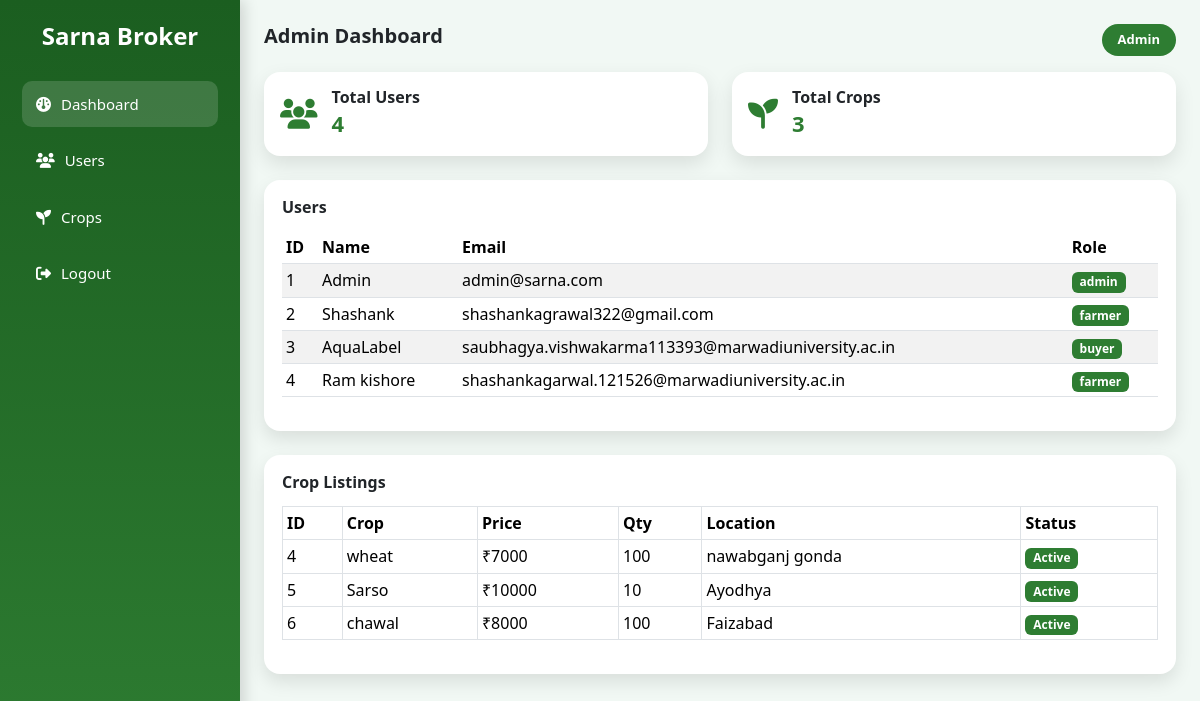
Page /admin (signed in) on the earlier database version.
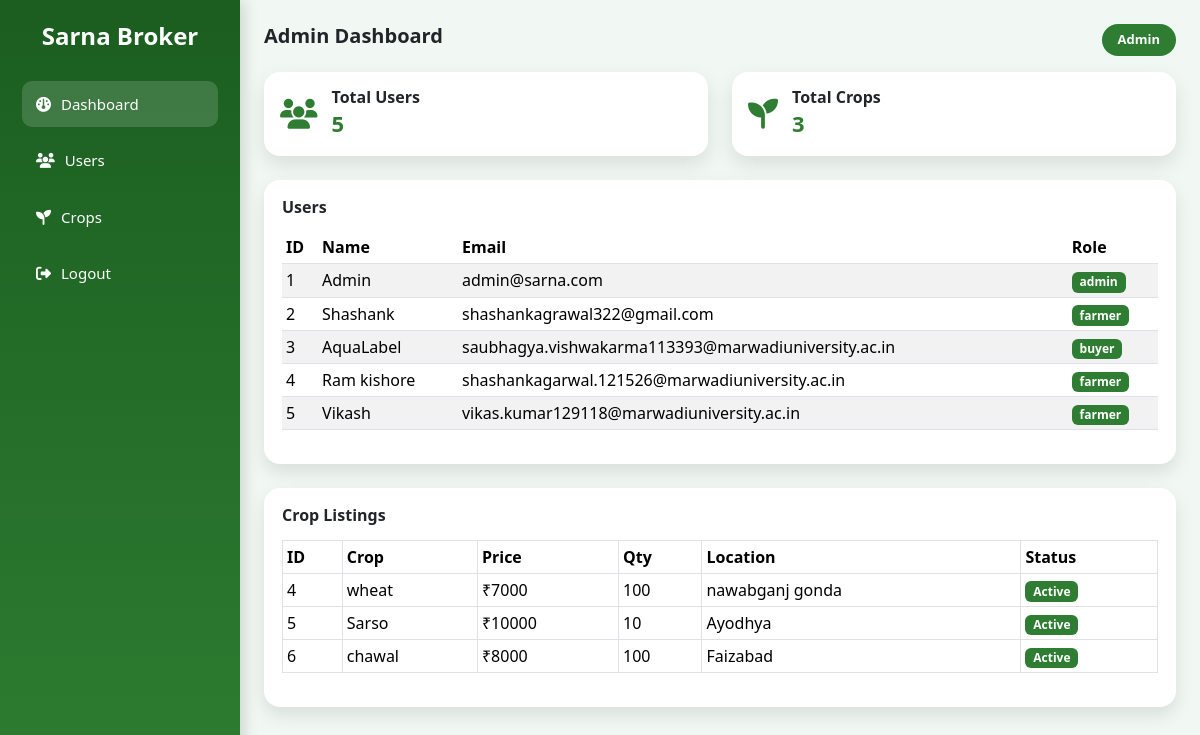
Same page on the later database version.
### tables this page shows
CREATE TABLE users (
        id INTEGER PRIMARY KEY AUTOINCREMENT,
        name TEXT,
        email TEXT UNIQUE,
        password TEXT,
        role TEXT
    );

CREATE TABLE crops (
        id INTEGER PRIMARY KEY AUTOINCREMENT,
        farmer_id INTEGER,
        crop TEXT,
        variety TEXT,
        price INTEGER,
        quantity INTEGER,
        location TEXT,
        image TEXT,
        sold INTEGER DEFAULT 0
    );

### app.py (the view)
@app.route("/admin")
def admin():
    if session.get("role") != "admin":
        return redirect("/")
    con = get_db()
    cur = con.cursor()
    cur.execute("SELECT * FROM users")
    users = cur.fetchall()
    cur.execute("SELECT * FROM crops")
    crops = cur.fetchall()
    con.close()
    return render_template("admin.html", users=users, crops=crops)

### app.py (called while the page is built)
def get_db():
    return sqlite3.connect(
        "database.db",
        timeout=10,
        check_same_thread=False
    )

### templates/admin.html (shortened to what this page needs)
<!DOCTYPE html>
<html lang="en">
<head>
<link href="https://cdn.jsdelivr.net/npm/bootstrap@5.3.2/dist/css/bootstrap.min.css" rel="stylesheet">
<link rel="stylesheet" href="https://cdnjs.cloudflare.com/ajax/libs/font-awesome/6.5.0/css/all.min.css">
<link rel="stylesheet" href="/static/css/style.css">
</head>
<body>
<div class="admin-container">
    <aside class="admin-sidebar">
        <h4>Sarna Broker</h4>
        <ul>
            <li class="active">
              <i class="fa fa-gauge"></i> Dashboard
            </li>
            <li>
              <i class="fa fa-users"></i> Users
            </li>
            <li>
              <i class="fa fa-seedling"></i> Crops
            </li>
            <li>
              <i class="fa fa-right-from-bracket"></i>
              <a href="/logout">Logout</a>
            </li>
          </ul>
    </aside>
    <main class="admin-main">
        <div class="admin-top">
            <h5>Admin Dashboard</h5>
            <span class="admin-badge">Admin</span>
        </div>
        <div class="row mt-3">
            <div class="col-md-6">
                <div class="stat-card">
                    <i class="fa fa-users"></i>
                    <div>
                        <h6>Total Users</h6>
                        <p>{{ users|length }}</p>
                    </div>
                </div>
            </div>
            <div class="col-md-6">
                <div class="stat-card">
                    <i class="fa fa-seedling"></i>
                    <div>
                        <h6>Total Crops</h6>
                        <p>{{ crops|length }}</p>
                    </div>
                </div>
            </div>
        </div>
        <div class="table-card mt-4">
            <h6>Users</h6>
            <table class="table table-sm table-striped">
                <thead>
                    <tr>
                        <th>ID</th>
                        <th>Name</th>
                        <th>Email</th>
                        <th>Role</th>
                    </tr>
                </thead>
                <tbody>
                    {% for u in users %}
                    <tr>
                        <td>{{ u[0] }}</td>
                        <td>{{ u[1] }}</td>
                        <td>{{ u[2] }}</td>
                        <td>
                            <span class="badge bg-success">{{ u[4] }}</span>
                        </td>
                    </tr>
                    {% endfor %}
                </tbody>
            </table>
        </div>
        <div class="table-card mt-4">
            <h6>Crop Listings</h6>
            <table class="table table-sm table-bordered">
                <thead>
                    <tr>
                        <th>ID</th>
                        <th>Crop</th>
                        <th>Price</th>
                        <th>Qty</th>
                        <th>Location</th>
                        <th>Status</th>
                    </tr>
                </thead>
                <tbody>
                    {% for c in crops %}
                    <tr>
                        <td>{{ c[0] }}</td>
                        <td>{{ c[2] }}</td>
                        <td>₹{{ c[4] }}</td>
                        <td>{{ c[5] }}</td>
                        <td>{{ c[6] }}</td>
                        <td>
                            {% if c[7] == 1 %}
                                <span class="badge bg-secondary">Sold</span>
                            {% else %}
                                <span class="badge bg-success">Active</span>
                            {% endif %}
                        </td>
                    </tr>
                    {% endfor %}
                </tbody>
            </table>
        </div>
    </main>
</div>
</body>
</html>

### static/css/style.css (style rules this page uses)
body { font-family: 'Segoe UI', sans-serif; background: #f5f7f6; }
a { text-decoration: none; color: inherit; }
.admin-container { display: flex; min-height: 100vh; background: #f1f8f4; }
.admin-sidebar { width: 240px; background: linear-gradient(180deg, #1b5e20, #2e7d32); color: white; padding: 22px; box-shadow: 4px 0 14px rgba(0,0,0,0.15); }
.admin-sidebar h4 { font-weight: 800; margin-bottom: 30px; text-align: center; }
.admin-sidebar ul { list-style: none; padding: 0; margin: 0; }
.admin-sidebar li { padding: 12px 14px; margin-bottom: 10px; border-radius: 10px; cursor: pointer; font-size: 15px; display: flex; align-items: center; gap: 10px; transition: background 0.2s ease; }
.admin-sidebar li:hover, .admin-sidebar li.active { background: rgba(255,255,255,0.15); }
.admin-sidebar a { color: white; text-decoration: none; width: 100%; }
.admin-main { flex: 1; padding: 24px; }
.admin-top { display: flex; justify-content: space-between; align-items: center; }
.admin-top h5 { font-weight: 700; }
.admin-badge { background: #2e7d32; color: white; padding: 6px 16px; border-radius: 20px; font-size: 13px; font-weight: 600; }
.stat-card { background: white; padding: 18px; border-radius: 16px; display: flex; gap: 18px; align-items: center; box-shadow: 0 8px 20px rgba(0,0,0,0.1); }
.stat-card i { font-size: 32px; color: #2e7d32; }
.stat-card h6 { margin: 0; font-weight: 600; }
.stat-card p { margin: 0; font-size: 22px; font-weight: 800; color: #2e7d32; }
.table-card { background: white; padding: 18px; border-radius: 16px; box-shadow: 0 8px 18px rgba(0,0,0,0.1); }
.table-card h6 { font-weight: 700; margin-bottom: 14px; }
.table th { font-weight: 700; }
.table td, .table th { vertical-align: middle; }
.badge.bg-success { background-color: #2e7d32 !important; }
.stat-card { flex: 1; background: white; padding: 16px; border-radius: 16px; display: flex; align-items: center; gap: 14px; box-shadow: 0 8px 20px rgba(0,0,0,0.1); }
.stat-card i { font-size: 30px; color: #2e7d32; }

Differences in the rows shown:
added users: id "5", name "Vikash", email "vikas.kumar129118@marwadiuniversity.ac.in", role "farmer"
Other differences:
{{ users|length }}: "4" → "5"
